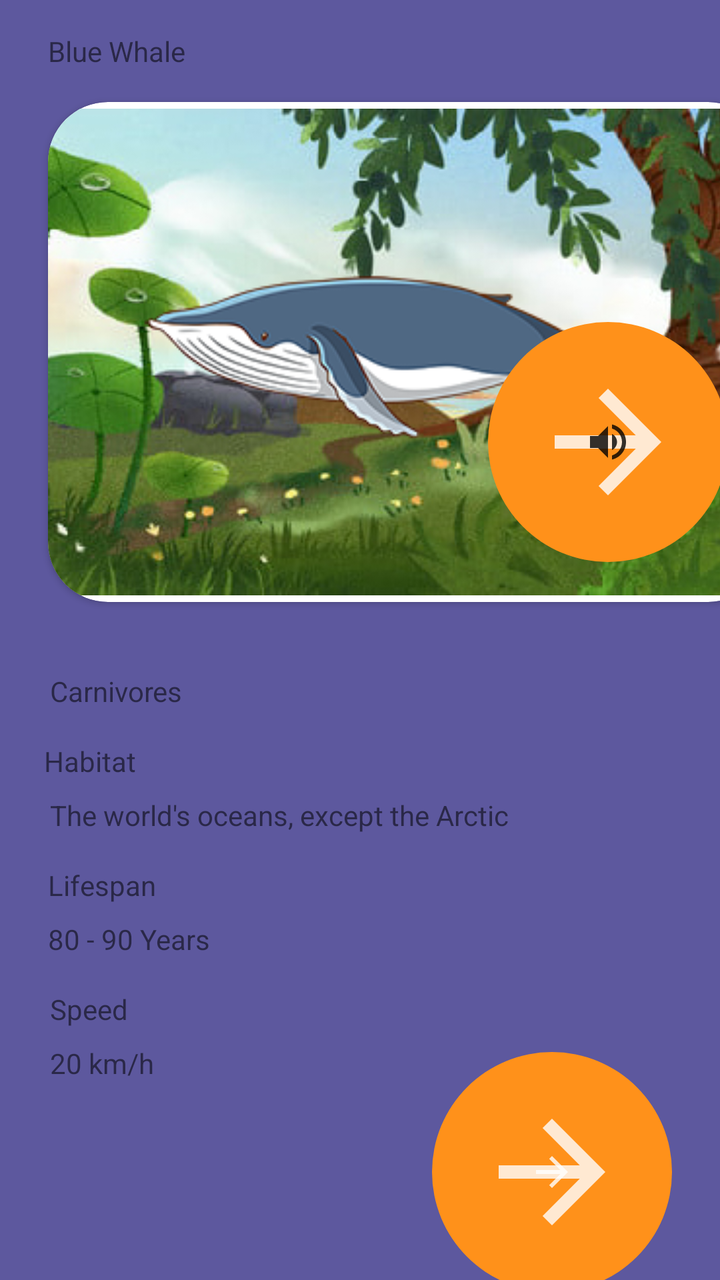
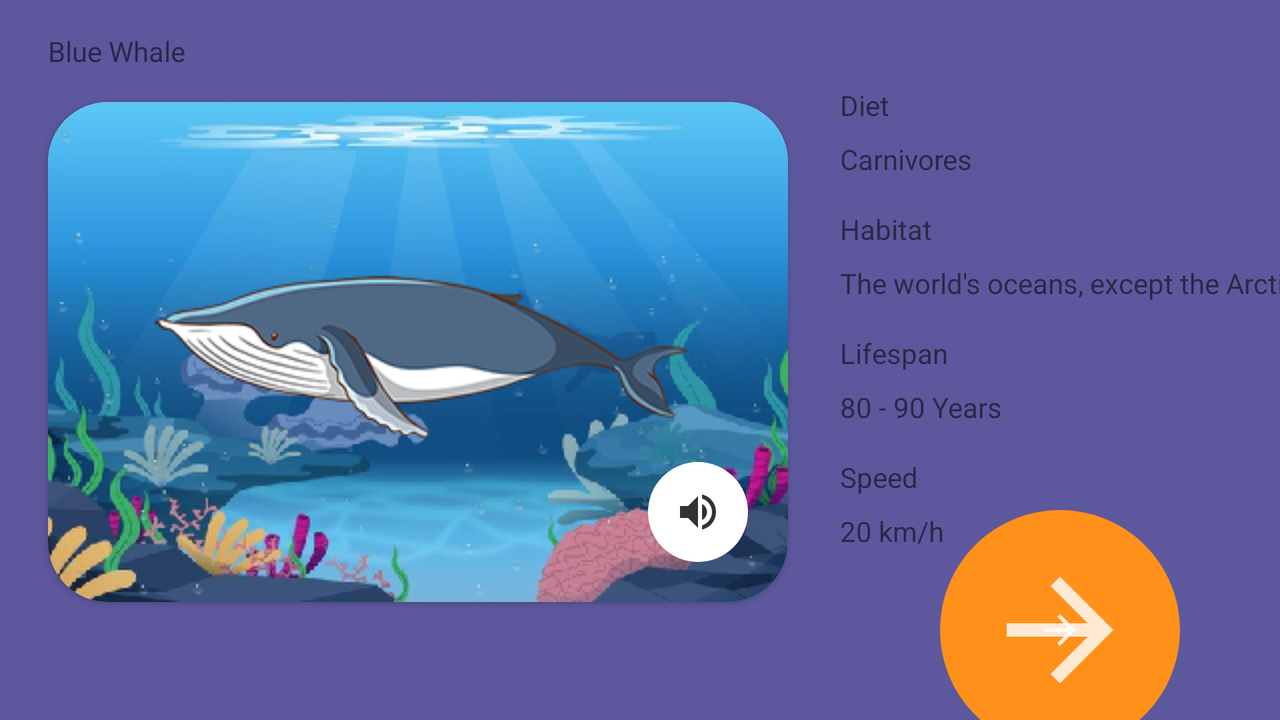

Compare how this app lays out the same screen by default and in its alternative resource folder. The renders come first, then the two layout files and the values they reference.
<!-- AndroidManifest.xml: application theme Theme.Final_assignment -->
<!-- res/layout/activity_sea_animals.xml -->
<?xml version="1.0" encoding="utf-8"?>
<androidx.constraintlayout.widget.ConstraintLayout xmlns:android="http://schemas.android.com/apk/res/android"
    xmlns:app="http://schemas.android.com/apk/res-auto"
    xmlns:tools="http://schemas.android.com/tools"
    android:layout_width="match_parent"
    android:layout_height="match_parent"
    android:background="@color/bg_purple"
    android:orientation="vertical"
    tools:context=".SeaAnimalsActivity">

    <TextView
        android:id="@+id/textview_title"
        style="@style/title_text"
        android:layout_width="match_parent"
        android:layout_height="wrap_content"
        android:layout_marginStart="24dp"
        android:layout_marginTop="16dp"
        android:layout_marginEnd="24dp"
        app:layout_constraintEnd_toEndOf="parent"
        app:layout_constraintStart_toStartOf="parent"
        app:layout_constraintTop_toTopOf="parent"
        tools:text="Blue Whale" />

    <androidx.cardview.widget.CardView
        android:id="@+id/cardView_image"
        android:layout_width="wrap_content"
        android:layout_height="wrap_content"
        android:layout_gravity="center"
        android:layout_marginStart="24dp"
        android:layout_marginTop="16dp"
        android:layout_marginEnd="24dp"
        app:cardCornerRadius="@dimen/type_corner_radius"
        app:layout_constraintEnd_toEndOf="parent"
        app:layout_constraintHorizontal_bias="0.0"
        app:layout_constraintStart_toStartOf="parent"
        app:layout_constraintTop_toBottomOf="@+id/textview_title">

        <ImageView
            android:id="@+id/image_bg_sea"
            android:layout_width="wrap_content"
            android:layout_height="wrap_content"
            android:contentDescription="@string/des_image_bg_sea"
            app:srcCompat="@drawable/bg_mammal" />

        <ImageView
            android:id="@+id/image_animals_wild"
            android:layout_width="wrap_content"
            android:layout_height="wrap_content"
            android:layout_gravity="center_horizontal|center_vertical"
            android:contentDescription="@string/des_image_animals_wild_snake"
            app:srcCompat="@drawable/whale" />


        <FrameLayout
            android:id="@+id/framelayout_btn_icon_speaker"
            android:layout_width="wrap_content"
            android:layout_height="wrap_content"
            android:layout_gravity="bottom|end"
            android:layout_marginEnd="20dp"
            android:layout_marginBottom="20dp"
            android:background="@drawable/button_bg_round"
            android:clickable="true"
            android:padding="4dp">

            <ImageView
                android:id="@+id/image_arrow_nextsss"
                android:layout_width="wrap_content"
                android:layout_height="wrap_content"
                android:layout_gravity="center"
                android:contentDescription="@string/dex_img_icon_next"
                android:src="@drawable/ic_speaker" />
        </FrameLayout>
    </androidx.cardview.widget.CardView>

    <TextView
        android:id="@+id/textview_title_diet"
        style="@style/title_text"
        android:layout_width="wrap_content"
        android:layout_height="wrap_content"
        android:layout_marginStart="24dp"
        android:layout_marginTop="8dp"
        android:layout_marginEnd="361dp"
        android:text="@string/diet"
        app:layout_constraintEnd_toEndOf="parent"
        app:layout_constraintHorizontal_bias="0.0"
        app:layout_constraintStart_toStartOf="parent"
        app:layout_constraintTop_toBottomOf="@+id/cardView_image" />

    <TextView
        android:id="@+id/textview_diet"
        style="@style/des_text"
        android:layout_width="wrap_content"
        android:layout_height="wrap_content"
        android:layout_marginStart="25dp"
        android:layout_marginTop="8dp"
        app:layout_constraintEnd_toEndOf="parent"
        app:layout_constraintHorizontal_bias="0.0"
        app:layout_constraintStart_toStartOf="parent"
        app:layout_constraintTop_toBottomOf="@+id/textview_title_diet"
        tools:text="Carnivores" />

    <TextView
        android:id="@+id/textview_title_habitat"
        style="@style/title_text"
        android:layout_width="wrap_content"
        android:layout_height="wrap_content"
        android:layout_marginTop="16dp"
        android:text="@string/habitat"
        app:layout_constraintEnd_toEndOf="parent"
        app:layout_constraintHorizontal_bias="0.07"
        app:layout_constraintStart_toStartOf="parent"
        app:layout_constraintTop_toBottomOf="@+id/textview_diet" />

    <TextView
        android:id="@+id/textview_habitat"
        style="@style/des_text"
        android:layout_width="wrap_content"
        android:layout_height="wrap_content"
        android:layout_marginStart="25dp"
        android:layout_marginTop="8dp"
        app:layout_constraintEnd_toEndOf="parent"
        app:layout_constraintHorizontal_bias="0.0"
        app:layout_constraintStart_toStartOf="parent"
        app:layout_constraintTop_toBottomOf="@+id/textview_title_habitat"
        tools:text="The world's oceans, except the Arctic" />

    <TextView
        android:id="@+id/textview_title_lifespan"
        style="@style/title_text"
        android:layout_width="wrap_content"
        android:layout_height="wrap_content"
        android:layout_marginStart="24dp"
        android:layout_marginTop="16dp"
        android:text="@string/lifespan"
        app:layout_constraintEnd_toEndOf="parent"
        app:layout_constraintHorizontal_bias="0.0"
        app:layout_constraintStart_toStartOf="parent"
        app:layout_constraintTop_toBottomOf="@+id/textview_habitat" />

    <TextView
        android:id="@+id/textview_lifespan"
        style="@style/des_text"
        android:layout_width="wrap_content"
        android:layout_height="wrap_content"
        android:layout_marginStart="24dp"
        android:layout_marginTop="8dp"
        app:layout_constraintEnd_toEndOf="parent"
        app:layout_constraintHorizontal_bias="0.0"
        app:layout_constraintStart_toStartOf="parent"
        app:layout_constraintTop_toBottomOf="@+id/textview_title_lifespan"
        tools:text="80 - 90 Years " />

    <TextView
        android:id="@+id/textview_title_speed"
        style="@style/title_text"
        android:layout_width="wrap_content"
        android:layout_height="wrap_content"
        android:layout_marginStart="25dp"
        android:layout_marginTop="16dp"
        android:text="@string/speed"
        app:layout_constraintEnd_toEndOf="parent"
        app:layout_constraintHorizontal_bias="0.0"
        app:layout_constraintStart_toStartOf="parent"
        app:layout_constraintTop_toBottomOf="@+id/textview_lifespan" />

    <TextView
        android:id="@+id/textview_speed"
        style="@style/des_text"
        android:layout_width="wrap_content"
        android:layout_height="wrap_content"
        android:layout_marginStart="25dp"
        android:layout_marginTop="8dp"
        app:layout_constraintEnd_toStartOf="@+id/framelayout_btn_icon_next"
        app:layout_constraintHorizontal_bias="0.0"
        app:layout_constraintStart_toStartOf="parent"
        app:layout_constraintTop_toBottomOf="@+id/textview_title_speed"
        tools:text="20 km/h" />

    <FrameLayout
        android:id="@+id/framelayout_btn_icon_next"
        android:layout_width="wrap_content"
        android:layout_height="wrap_content"
        android:layout_gravity="end"
        android:layout_marginTop="225dp"
        android:layout_marginEnd="24dp"
        android:background="@drawable/button_bg_round"
        android:clickable="true"
        android:padding="4dp"
        app:layout_constraintBottom_toBottomOf="parent"
        app:layout_constraintEnd_toEndOf="parent"
        app:layout_constraintHorizontal_bias="1.0"
        app:layout_constraintStart_toStartOf="parent"
        app:layout_constraintTop_toBottomOf="@+id/cardView_image"
        app:layout_constraintVertical_bias="0.0">

        <ImageView
            android:id="@+id/image_arrow_next"
            android:layout_width="wrap_content"
            android:layout_height="wrap_content"
            android:layout_gravity="center"
            android:contentDescription="@string/dex_img_icon_next"
            android:src="@drawable/ic_arrow_next" />
    </FrameLayout>

</androidx.constraintlayout.widget.ConstraintLayout>
<!-- resources referenced by this layout -->
<resources>
  <color name="bg_purple">#5D589E</color>
  <dimen name="type_corner_radius">30dp</dimen>
  <!-- drawable bg_mammal: jpg bitmap (drawable, 116699 bytes) -->
  <!-- drawable button_bg_round (drawable) -->
  <?xml version="1.0" encoding="utf-8"?>
  <layer-list xmlns:android="http://schemas.android.com/apk/res/android">
      <item>
          <shape android:shape="oval">
              <solid android:color="@color/btn_orange" />
              <size
                  android:width="120dp"
                  android:height="120dp" />
          </shape>
      </item>
      <item
          android:drawable="@drawable/ic_arrow_next"
          android:bottom="20dp"
          android:left="20dp"
          android:right="20dp"
          android:top="20dp" />
  </layer-list>
  <!-- drawable ic_arrow_next (drawable-anydpi) -->
  <vector xmlns:android="http://schemas.android.com/apk/res/android"
      android:width="24dp"
      android:height="24dp"
      android:viewportWidth="24"
      android:viewportHeight="24"
      android:tint="#FFFFFF"
      android:alpha="0.8">
      <path
          android:fillColor="@android:color/white"
          android:pathData="M12,4l-1.41,1.41L16.17,11H4v2h12.17l-5.58,5.59L12,20l8,-8z" />
  </vector>
  <!-- drawable ic_speaker (drawable-anydpi) -->
  <vector xmlns:android="http://schemas.android.com/apk/res/android"
      android:width="24dp"
      android:height="24dp"
      android:viewportWidth="24"
      android:viewportHeight="24"
      android:tint="#FF000000"
      android:alpha="0.8">
    <path
        android:fillColor="@android:color/black"
        android:pathData="M3,9v6h4l5,5L12,4L7,9L3,9zM16.5,12c0,-1.77 -1.02,-3.29 -2.5,-4.03v8.05c1.48,-0.73 2.5,-2.25 2.5,-4.02zM14,3.23v2.06c2.89,0.86 5,3.54 5,6.71s-2.11,5.85 -5,6.71v2.06c4.01,-0.91 7,-4.49 7,-8.77s-2.99,-7.86 -7,-8.77z" />
  </vector>
  <!-- drawable whale: png bitmap (drawable, 23681 bytes) -->
  <string name="des_image_animals_wild_snake">image_animals_wild_snake</string>
  <string name="des_image_bg_sea">image_bg_sea</string>
  <string name="dex_img_icon_next">This is the image for icon arrow next</string>
  <string name="diet">Diet</string>
  <string name="habitat">Habitat</string>
  <string name="lifespan">Lifespan</string>
  <string name="speed">Speed</string>
  <style name="Theme.Final_assignment" parent="Theme.MaterialComponents.DayNight.DarkActionBar">
          
          <item name="colorPrimary">@color/purple_500</item>
          <item name="colorPrimaryVariant">@color/purple_700</item>
          <item name="colorOnPrimary">@color/white</item>
          
          <item name="colorSecondary">@color/teal_200</item>
          <item name="colorSecondaryVariant">@color/teal_700</item>
          <item name="colorOnSecondary">@color/black</item>
          
          <item name="android:statusBarColor" tools:targetApi="l">?attr/colorPrimaryVariant</item>
          
      </style>
  <color name="btn_orange">#FF911A</color>
  <color name="purple_500">#FF6200EE</color>
  <color name="purple_700">#FF3700B3</color>
  <color name="white">#FFFFFFFF</color>
  <color name="teal_200">#FF03DAC5</color>
  <color name="teal_700">#FF018786</color>
  <color name="black">#FF000000</color>
</resources>
<!-- res/layout-land/activity_sea_animals.xml (the repository's variant of the layout above) -->
<!-- drawn on the phone turned sideways -->
<?xml version="1.0" encoding="utf-8"?>
<androidx.constraintlayout.widget.ConstraintLayout xmlns:android="http://schemas.android.com/apk/res/android"
    xmlns:app="http://schemas.android.com/apk/res-auto"
    xmlns:tools="http://schemas.android.com/tools"
    android:layout_width="match_parent"
    android:layout_height="match_parent"
    android:background="@color/bg_purple"
    android:orientation="vertical"
    tools:context=".SeaAnimalsActivity">

    <TextView
        android:id="@+id/textview_title"
        style="@style/title_text"
        android:layout_width="match_parent"
        android:layout_height="wrap_content"
        android:layout_marginStart="24dp"
        android:layout_marginTop="16dp"
        android:layout_marginEnd="24dp"
        app:layout_constraintEnd_toEndOf="parent"
        app:layout_constraintStart_toStartOf="parent"
        app:layout_constraintTop_toTopOf="parent"
        tools:text="Blue Whale" />

    <androidx.cardview.widget.CardView
        android:id="@+id/cardView_image"
        android:layout_width="wrap_content"
        android:layout_height="wrap_content"
        android:layout_gravity="center"
        android:layout_marginStart="24dp"
        android:layout_marginTop="16dp"
        android:layout_marginEnd="24dp"
        app:cardCornerRadius="@dimen/type_corner_radius"
        app:layout_constraintEnd_toEndOf="parent"
        app:layout_constraintHorizontal_bias="0.0"
        app:layout_constraintStart_toStartOf="parent"
        app:layout_constraintTop_toBottomOf="@+id/textview_title">

        <ImageView
            android:id="@+id/image_bg"
            android:layout_width="wrap_content"
            android:layout_height="wrap_content"
            android:contentDescription="@string/des_image_bg_sea"
            app:srcCompat="@drawable/bg_sea" />

        <ImageView
            android:id="@+id/image_animals"
            android:layout_width="wrap_content"
            android:layout_height="wrap_content"
            android:layout_gravity="center_horizontal|center_vertical"
            android:clickable="true"
            android:contentDescription="@string/des_image_animals_sea_whale"
            app:srcCompat="@drawable/whale" />


        <FrameLayout
            android:id="@+id/framelayout_btn_icon_speaker"
            android:layout_width="wrap_content"
            android:layout_height="wrap_content"
            android:layout_gravity="bottom|end"
            android:layout_marginEnd="20dp"
            android:layout_marginBottom="20dp"
            android:background="@drawable/button_bg_round_speaker"
            android:clickable="true"
            android:padding="4dp">

            <ImageView
                android:id="@+id/image_arrow_nextsss"
                android:layout_width="wrap_content"
                android:layout_height="wrap_content"
                android:layout_gravity="center"
                android:contentDescription="@string/dex_img_icon_next"
                android:src="@drawable/ic_speaker" />
        </FrameLayout>
    </androidx.cardview.widget.CardView>

    <TextView
        android:id="@+id/textview_title_diet"
        style="@style/title_text"
        android:layout_width="wrap_content"
        android:layout_height="wrap_content"
        android:layout_marginStart="420dp"
        android:layout_marginTop="8dp"
        android:text="@string/diet"
        app:layout_constraintEnd_toEndOf="parent"
        app:layout_constraintHorizontal_bias="0.0"
        app:layout_constraintStart_toStartOf="parent"
        app:layout_constraintTop_toBottomOf="@+id/textview_title" />

    <TextView
        android:id="@+id/textview_diet"
        style="@style/des_text"
        android:layout_width="wrap_content"
        android:layout_height="wrap_content"
        android:layout_marginStart="420dp"
        android:layout_marginTop="8dp"
        app:layout_constraintEnd_toEndOf="parent"
        app:layout_constraintHorizontal_bias="0.0"
        app:layout_constraintStart_toStartOf="parent"
        app:layout_constraintTop_toBottomOf="@+id/textview_title_diet"
        tools:text="Carnivores" />

    <TextView
        android:id="@+id/textview_title_habitat"
        style="@style/title_text"
        android:layout_width="wrap_content"
        android:layout_height="wrap_content"
        android:layout_marginStart="420dp"
        android:layout_marginTop="16dp"
        android:text="@string/habitat"
        app:layout_constraintEnd_toEndOf="parent"
        app:layout_constraintHorizontal_bias="0.0"
        app:layout_constraintStart_toStartOf="parent"
        app:layout_constraintTop_toBottomOf="@+id/textview_diet" />

    <TextView
        android:id="@+id/textview_habitat"
        style="@style/des_text"
        android:layout_width="wrap_content"
        android:layout_height="wrap_content"
        android:layout_marginStart="420dp"
        android:layout_marginTop="8dp"
        app:layout_constraintEnd_toEndOf="parent"
        app:layout_constraintHorizontal_bias="0.0"
        app:layout_constraintStart_toStartOf="parent"
        app:layout_constraintTop_toBottomOf="@+id/textview_title_habitat"
        tools:text="The world's oceans, except the Arctic" />

    <TextView
        android:id="@+id/textview_title_lifespan"
        style="@style/title_text"
        android:layout_width="wrap_content"
        android:layout_height="wrap_content"
        android:layout_marginStart="420dp"
        android:layout_marginTop="16dp"
        android:text="@string/lifespan"
        app:layout_constraintEnd_toEndOf="parent"
        app:layout_constraintHorizontal_bias="0.0"
        app:layout_constraintStart_toStartOf="parent"
        app:layout_constraintTop_toBottomOf="@+id/textview_habitat" />

    <TextView
        android:id="@+id/textview_lifespan"
        style="@style/des_text"
        android:layout_width="wrap_content"
        android:layout_height="wrap_content"
        android:layout_marginStart="420dp"
        android:layout_marginTop="8dp"
        app:layout_constraintEnd_toEndOf="parent"
        app:layout_constraintHorizontal_bias="0.0"
        app:layout_constraintStart_toStartOf="parent"
        app:layout_constraintTop_toBottomOf="@+id/textview_title_lifespan"
        tools:text="80 - 90 Years " />

    <TextView
        android:id="@+id/textview_title_speed"
        style="@style/title_text"
        android:layout_width="wrap_content"
        android:layout_height="wrap_content"
        android:layout_marginStart="420dp"
        android:layout_marginTop="16dp"
        android:text="@string/speed"
        app:layout_constraintEnd_toEndOf="parent"
        app:layout_constraintHorizontal_bias="0.0"
        app:layout_constraintStart_toStartOf="parent"
        app:layout_constraintTop_toBottomOf="@+id/textview_lifespan" />

    <TextView
        android:id="@+id/textview_speed"
        style="@style/des_text"
        android:layout_width="wrap_content"
        android:layout_height="wrap_content"
        android:layout_marginStart="420dp"
        android:layout_marginTop="8dp"
        app:layout_constraintEnd_toStartOf="@+id/framelayout_btn_icon_next"
        app:layout_constraintHorizontal_bias="0.0"
        app:layout_constraintStart_toStartOf="parent"
        app:layout_constraintTop_toBottomOf="@+id/textview_title_speed"
        tools:text="20 km/h" />

    <FrameLayout
        android:id="@+id/framelayout_btn_icon_next"
        android:layout_width="wrap_content"
        android:layout_height="wrap_content"
        android:layout_gravity="end"
        android:layout_marginTop="220dp"
        android:layout_marginEnd="50dp"
        android:background="@drawable/button_bg_round"
        android:clickable="true"
        android:padding="4dp"
        app:layout_constraintEnd_toEndOf="parent"
        app:layout_constraintHorizontal_bias="1.0"
        app:layout_constraintStart_toStartOf="parent"
        app:layout_constraintTop_toBottomOf="@+id/textview_title">

        <ImageView
            android:id="@+id/image_arrow_next"
            android:layout_width="wrap_content"
            android:layout_height="wrap_content"
            android:layout_gravity="center"
            android:contentDescription="@string/dex_img_icon_next"
            android:src="@drawable/ic_arrow_next" />
    </FrameLayout>

</androidx.constraintlayout.widget.ConstraintLayout>
<!-- resources referenced by the variant -->
<!-- as the phone turned sideways resolves them -->
<resources>
  <color name="bg_purple">#5D589E</color>
  <dimen name="type_corner_radius">30dp</dimen>
  <!-- drawable bg_sea: jpg bitmap (drawable, 99448 bytes) -->
  <!-- drawable button_bg_round (drawable) -->
  <?xml version="1.0" encoding="utf-8"?>
  <layer-list xmlns:android="http://schemas.android.com/apk/res/android">
      <item>
          <shape android:shape="oval">
              <solid android:color="@color/btn_orange" />
              <size
                  android:width="120dp"
                  android:height="120dp" />
          </shape>
      </item>
      <item
          android:drawable="@drawable/ic_arrow_next"
          android:bottom="20dp"
          android:left="20dp"
          android:right="20dp"
          android:top="20dp" />
  </layer-list>
  <!-- drawable button_bg_round_speaker (drawable) -->
  <?xml version="1.0" encoding="utf-8"?>
  <layer-list xmlns:android="http://schemas.android.com/apk/res/android">
      <item>
          <shape android:shape="oval">
              <solid android:color="@color/white" />
              <size
                  android:width="50dp"
                  android:height="50dp" />
          </shape>
      </item>
  
  </layer-list>
  <!-- drawable ic_arrow_next (drawable-anydpi) -->
  <vector xmlns:android="http://schemas.android.com/apk/res/android"
      android:width="24dp"
      android:height="24dp"
      android:viewportWidth="24"
      android:viewportHeight="24"
      android:tint="#FFFFFF"
      android:alpha="0.8">
      <path
          android:fillColor="@android:color/white"
          android:pathData="M12,4l-1.41,1.41L16.17,11H4v2h12.17l-5.58,5.59L12,20l8,-8z" />
  </vector>
  <!-- drawable ic_speaker (drawable-anydpi) -->
  <vector xmlns:android="http://schemas.android.com/apk/res/android"
      android:width="24dp"
      android:height="24dp"
      android:viewportWidth="24"
      android:viewportHeight="24"
      android:tint="#FF000000"
      android:alpha="0.8">
    <path
        android:fillColor="@android:color/black"
        android:pathData="M3,9v6h4l5,5L12,4L7,9L3,9zM16.5,12c0,-1.77 -1.02,-3.29 -2.5,-4.03v8.05c1.48,-0.73 2.5,-2.25 2.5,-4.02zM14,3.23v2.06c2.89,0.86 5,3.54 5,6.71s-2.11,5.85 -5,6.71v2.06c4.01,-0.91 7,-4.49 7,-8.77s-2.99,-7.86 -7,-8.77z" />
  </vector>
  <!-- drawable whale: png bitmap (drawable, 23681 bytes) -->
  <string name="des_image_animals_sea_whale">image_animals_sea_whale</string>
  <string name="des_image_bg_sea">image_bg_sea</string>
  <string name="dex_img_icon_next">This is the image for icon arrow next</string>
  <string name="diet">Diet</string>
  <string name="habitat">Habitat</string>
  <string name="lifespan">Lifespan</string>
  <string name="speed">Speed</string>
  <style name="Theme.Final_assignment" parent="Theme.MaterialComponents.DayNight.DarkActionBar">
          
          <item name="colorPrimary">@color/purple_500</item>
          <item name="colorPrimaryVariant">@color/purple_700</item>
          <item name="colorOnPrimary">@color/white</item>
          
          <item name="colorSecondary">@color/teal_200</item>
          <item name="colorSecondaryVariant">@color/teal_700</item>
          <item name="colorOnSecondary">@color/black</item>
          
          <item name="android:statusBarColor" tools:targetApi="l">?attr/colorPrimaryVariant</item>
          
      </style>
  <color name="btn_orange">#FF911A</color>
  <color name="white">#FFFFFFFF</color>
  <color name="purple_500">#FF6200EE</color>
  <color name="purple_700">#FF3700B3</color>
  <color name="teal_200">#FF03DAC5</color>
  <color name="teal_700">#FF018786</color>
  <color name="black">#FF000000</color>
</resources>
